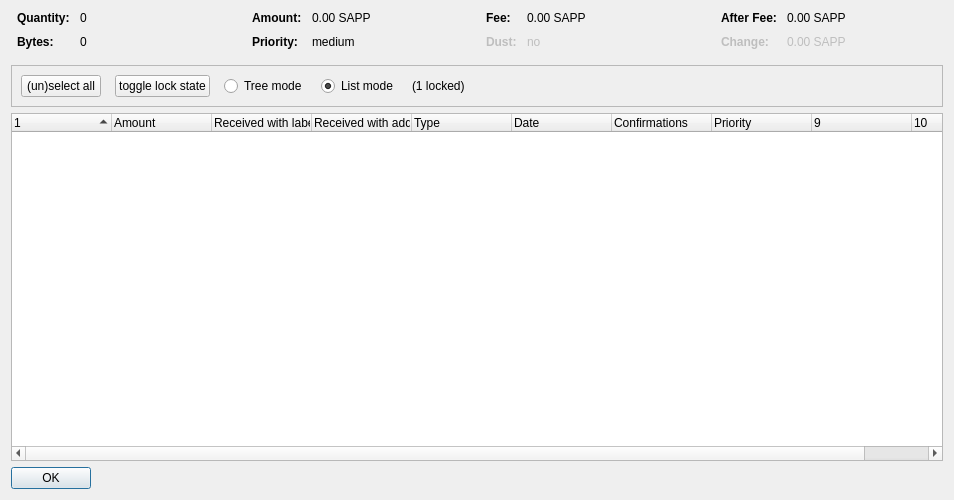
<?xml version="1.0" encoding="UTF-8"?>
<ui version="4.0">
 <class>CoinControlDialog</class>
 <widget class="QDialog" name="CoinControlDialog">
  <property name="geometry">
   <rect>
    <x>0</x>
    <y>0</y>
    <width>954</width>
    <height>500</height>
   </rect>
  </property>
  <property name="windowTitle">
   <string>Coin Selection</string>
  </property>
  <layout class="QVBoxLayout" name="verticalLayout">
   <item>
    <layout class="QHBoxLayout" name="horizontalLayoutTop" stretch="0,0,0,0">
     <property name="topMargin">
      <number>0</number>
     </property>
     <property name="bottomMargin">
      <number>10</number>
     </property>
     <item>
      <layout class="QFormLayout" name="formLayoutCoinControl1">
       <property name="horizontalSpacing">
        <number>10</number>
       </property>
       <property name="verticalSpacing">
        <number>10</number>
       </property>
       <property name="leftMargin">
        <number>6</number>
       </property>
       <property name="rightMargin">
        <number>6</number>
       </property>
       <item row="0" column="0">
        <widget class="QLabel" name="labelCoinControlQuantityText">
         <property name="font">
          <font>
           <weight>75</weight>
           <bold>true</bold>
          </font>
         </property>
         <property name="text">
          <string>Quantity:</string>
         </property>
        </widget>
       </item>
       <item row="0" column="1">
        <widget class="QLabel" name="labelCoinControlQuantity">
         <property name="cursor">
          <cursorShape>IBeamCursor</cursorShape>
         </property>
         <property name="contextMenuPolicy">
          <enum>Qt::ActionsContextMenu</enum>
         </property>
         <property name="text">
          <string notr="true">0</string>
         </property>
         <property name="textInteractionFlags">
          <set>Qt::LinksAccessibleByMouse|Qt::TextSelectableByKeyboard|Qt::TextSelectableByMouse</set>
         </property>
        </widget>
       </item>
       <item row="1" column="0">
        <widget class="QLabel" name="labelCoinControlBytesText">
         <property name="font">
          <font>
           <weight>75</weight>
           <bold>true</bold>
          </font>
         </property>
         <property name="text">
          <string>Bytes:</string>
         </property>
        </widget>
       </item>
       <item row="1" column="1">
        <widget class="QLabel" name="labelCoinControlBytes">
         <property name="cursor">
          <cursorShape>IBeamCursor</cursorShape>
         </property>
         <property name="contextMenuPolicy">
          <enum>Qt::ActionsContextMenu</enum>
         </property>
         <property name="text">
          <string notr="true">0</string>
         </property>
         <property name="textInteractionFlags">
          <set>Qt::LinksAccessibleByMouse|Qt::TextSelectableByKeyboard|Qt::TextSelectableByMouse</set>
         </property>
        </widget>
       </item>
      </layout>
     </item>
     <item>
      <layout class="QFormLayout" name="formLayoutCoinControl2">
       <property name="horizontalSpacing">
        <number>10</number>
       </property>
       <property name="verticalSpacing">
        <number>10</number>
       </property>
       <property name="leftMargin">
        <number>6</number>
       </property>
       <property name="rightMargin">
        <number>6</number>
       </property>
       <item row="0" column="0">
        <widget class="QLabel" name="labelCoinControlAmountText">
         <property name="font">
          <font>
           <weight>75</weight>
           <bold>true</bold>
          </font>
         </property>
         <property name="text">
          <string>Amount:</string>
         </property>
        </widget>
       </item>
       <item row="0" column="1">
        <widget class="QLabel" name="labelCoinControlAmount">
         <property name="cursor">
          <cursorShape>IBeamCursor</cursorShape>
         </property>
         <property name="contextMenuPolicy">
          <enum>Qt::ActionsContextMenu</enum>
         </property>
         <property name="text">
          <string notr="true">0.00 SAPP</string>
         </property>
         <property name="textInteractionFlags">
          <set>Qt::LinksAccessibleByMouse|Qt::TextSelectableByKeyboard|Qt::TextSelectableByMouse</set>
         </property>
        </widget>
       </item>
       <item row="1" column="0">
        <widget class="QLabel" name="labelCoinControlPriorityText">
         <property name="font">
          <font>
           <weight>75</weight>
           <bold>true</bold>
          </font>
         </property>
         <property name="text">
          <string>Priority:</string>
         </property>
        </widget>
       </item>
       <item row="1" column="1">
        <widget class="QLabel" name="labelCoinControlPriority">
         <property name="cursor">
          <cursorShape>IBeamCursor</cursorShape>
         </property>
         <property name="contextMenuPolicy">
          <enum>Qt::ActionsContextMenu</enum>
         </property>
         <property name="text">
          <string>medium</string>
         </property>
         <property name="textInteractionFlags">
          <set>Qt::LinksAccessibleByMouse|Qt::TextSelectableByKeyboard|Qt::TextSelectableByMouse</set>
         </property>
        </widget>
       </item>
      </layout>
     </item>
     <item>
      <layout class="QFormLayout" name="formLayoutCoinControl3">
       <property name="horizontalSpacing">
        <number>10</number>
       </property>
       <property name="verticalSpacing">
        <number>10</number>
       </property>
       <property name="leftMargin">
        <number>6</number>
       </property>
       <property name="rightMargin">
        <number>6</number>
       </property>
       <item row="0" column="0">
        <widget class="QLabel" name="labelCoinControlFeeText">
         <property name="font">
          <font>
           <weight>75</weight>
           <bold>true</bold>
          </font>
         </property>
         <property name="text">
          <string>Fee:</string>
         </property>
        </widget>
       </item>
       <item row="0" column="1">
        <widget class="QLabel" name="labelCoinControlFee">
         <property name="cursor">
          <cursorShape>IBeamCursor</cursorShape>
         </property>
         <property name="contextMenuPolicy">
          <enum>Qt::ActionsContextMenu</enum>
         </property>
         <property name="text">
          <string notr="true">0.00 SAPP</string>
         </property>
         <property name="textInteractionFlags">
          <set>Qt::LinksAccessibleByMouse|Qt::TextSelectableByKeyboard|Qt::TextSelectableByMouse</set>
         </property>
        </widget>
       </item>
       <item row="1" column="0">
        <widget class="QLabel" name="labelCoinControlLowOutputText">
         <property name="enabled">
          <bool>false</bool>
         </property>
         <property name="font">
          <font>
           <weight>75</weight>
           <bold>true</bold>
          </font>
         </property>
         <property name="text">
          <string>Dust:</string>
         </property>
        </widget>
       </item>
       <item row="1" column="1">
        <widget class="QLabel" name="labelCoinControlLowOutput">
         <property name="enabled">
          <bool>false</bool>
         </property>
         <property name="cursor">
          <cursorShape>IBeamCursor</cursorShape>
         </property>
         <property name="contextMenuPolicy">
          <enum>Qt::ActionsContextMenu</enum>
         </property>
         <property name="text">
          <string>no</string>
         </property>
         <property name="textInteractionFlags">
          <set>Qt::LinksAccessibleByMouse|Qt::TextSelectableByKeyboard|Qt::TextSelectableByMouse</set>
         </property>
        </widget>
       </item>
      </layout>
     </item>
     <item>
      <layout class="QFormLayout" name="formLayoutCoinControl4">
       <property name="horizontalSpacing">
        <number>10</number>
       </property>
       <property name="verticalSpacing">
        <number>10</number>
       </property>
       <property name="leftMargin">
        <number>6</number>
       </property>
       <property name="rightMargin">
        <number>6</number>
       </property>
       <item row="0" column="0">
        <widget class="QLabel" name="labelCoinControlAfterFeeText">
         <property name="font">
          <font>
           <weight>75</weight>
           <bold>true</bold>
          </font>
         </property>
         <property name="text">
          <string>After Fee:</string>
         </property>
        </widget>
       </item>
       <item row="0" column="1">
        <widget class="QLabel" name="labelCoinControlAfterFee">
         <property name="cursor">
          <cursorShape>IBeamCursor</cursorShape>
         </property>
         <property name="contextMenuPolicy">
          <enum>Qt::ActionsContextMenu</enum>
         </property>
         <property name="text">
          <string notr="true">0.00 SAPP</string>
         </property>
         <property name="textInteractionFlags">
          <set>Qt::LinksAccessibleByMouse|Qt::TextSelectableByKeyboard|Qt::TextSelectableByMouse</set>
         </property>
        </widget>
       </item>
       <item row="1" column="0">
        <widget class="QLabel" name="labelCoinControlChangeText">
         <property name="enabled">
          <bool>false</bool>
         </property>
         <property name="font">
          <font>
           <weight>75</weight>
           <bold>true</bold>
          </font>
         </property>
         <property name="text">
          <string>Change:</string>
         </property>
        </widget>
       </item>
       <item row="1" column="1">
        <widget class="QLabel" name="labelCoinControlChange">
         <property name="enabled">
          <bool>false</bool>
         </property>
         <property name="cursor">
          <cursorShape>IBeamCursor</cursorShape>
         </property>
         <property name="contextMenuPolicy">
          <enum>Qt::ActionsContextMenu</enum>
         </property>
         <property name="text">
          <string notr="true">0.00 SAPP</string>
         </property>
         <property name="textInteractionFlags">
          <set>Qt::LinksAccessibleByMouse|Qt::TextSelectableByKeyboard|Qt::TextSelectableByMouse</set>
         </property>
        </widget>
       </item>
      </layout>
     </item>
    </layout>
   </item>
   <item>
    <widget class="QFrame" name="frame">
     <property name="minimumSize">
      <size>
       <width>0</width>
       <height>40</height>
      </size>
     </property>
     <property name="frameShape">
      <enum>QFrame::StyledPanel</enum>
     </property>
     <property name="frameShadow">
      <enum>QFrame::Sunken</enum>
     </property>
     <layout class="QHBoxLayout" name="horizontalLayout">
      <item>
       <layout class="QHBoxLayout" name="horizontalLayoutPanel" stretch="0,0,0,0,0,0">
        <property name="spacing">
         <number>14</number>
        </property>
        <item>
         <widget class="QPushButton" name="pushButtonSelectAll">
          <property name="sizePolicy">
           <sizepolicy hsizetype="Maximum" vsizetype="Fixed">
            <horstretch>0</horstretch>
            <verstretch>0</verstretch>
           </sizepolicy>
          </property>
          <property name="text">
           <string>(un)select all</string>
          </property>
          <property name="autoDefault">
           <bool>false</bool>
          </property>
         </widget>
        </item>
        <item>
         <widget class="QPushButton" name="pushButtonToggleLock">
          <property name="sizePolicy">
           <sizepolicy hsizetype="Maximum" vsizetype="Fixed">
            <horstretch>0</horstretch>
            <verstretch>0</verstretch>
           </sizepolicy>
          </property>
          <property name="text">
           <string>toggle lock state</string>
          </property>
          <property name="autoDefault">
           <bool>false</bool>
          </property>
         </widget>
        </item>
        <item>
         <widget class="QRadioButton" name="radioTreeMode">
          <property name="sizePolicy">
           <sizepolicy hsizetype="Maximum" vsizetype="Fixed">
            <horstretch>0</horstretch>
            <verstretch>0</verstretch>
           </sizepolicy>
          </property>
          <property name="text">
           <string>Tree mode</string>
          </property>
         </widget>
        </item>
        <item>
         <widget class="QRadioButton" name="radioListMode">
          <property name="sizePolicy">
           <sizepolicy hsizetype="Maximum" vsizetype="Fixed">
            <horstretch>0</horstretch>
            <verstretch>0</verstretch>
           </sizepolicy>
          </property>
          <property name="text">
           <string>List mode</string>
          </property>
          <property name="checked">
           <bool>true</bool>
          </property>
         </widget>
        </item>
        <item>
         <widget class="QLabel" name="labelLocked">
          <property name="text">
           <string>(1 locked)</string>
          </property>
         </widget>
        </item>
        <item>
         <spacer name="horizontalSpacer">
          <property name="orientation">
           <enum>Qt::Horizontal</enum>
          </property>
          <property name="sizeHint" stdset="0">
           <size>
            <width>40</width>
            <height>20</height>
           </size>
          </property>
         </spacer>
        </item>
       </layout>
      </item>
     </layout>
    </widget>
   </item>
   <item>
    <widget class="CoinControlTreeWidget" name="treeWidget">
     <property name="contextMenuPolicy">
      <enum>Qt::CustomContextMenu</enum>
     </property>
     <property name="sortingEnabled">
      <bool>false</bool>
     </property>
     <property name="columnCount">
      <number>10</number>
     </property>
     <attribute name="headerShowSortIndicator" stdset="0">
      <bool>true</bool>
     </attribute>
     <attribute name="headerStretchLastSection">
      <bool>false</bool>
     </attribute>
     <column>
      <property name="text">
       <string/>
      </property>
     </column>
     <column>
      <property name="text">
       <string>Amount</string>
      </property>
     </column>
     <column>
      <property name="text">
       <string>Received with label</string>
      </property>
     </column>
     <column>
      <property name="text">
       <string>Received with address</string>
      </property>
     </column>
     <column>
      <property name="text">
       <string>Type</string>
      </property>
     </column>
     <column>
      <property name="text">
       <string>Date</string>
      </property>
     </column>
     <column>
      <property name="text">
       <string>Confirmations</string>
      </property>
      <property name="toolTip">
       <string>Confirmed</string>
      </property>
     </column>
     <column>
      <property name="text">
       <string>Priority</string>
      </property>
     </column>
     <column>
      <property name="text">
       <string/>
      </property>
     </column>
     <column>
      <property name="text">
       <string/>
      </property>
     </column>
    </widget>
   </item>
   <item>
    <widget class="QDialogButtonBox" name="buttonBox">
     <property name="sizePolicy">
      <sizepolicy hsizetype="Maximum" vsizetype="Fixed">
       <horstretch>0</horstretch>
       <verstretch>0</verstretch>
      </sizepolicy>
     </property>
     <property name="orientation">
      <enum>Qt::Horizontal</enum>
     </property>
     <property name="standardButtons">
      <set>QDialogButtonBox::Ok</set>
     </property>
    </widget>
   </item>
  </layout>
 </widget>
 <customwidgets>
  <customwidget>
   <class>CoinControlTreeWidget</class>
   <extends>QTreeWidget</extends>
   <header>coincontroltreewidget.h</header>
  </customwidget>
 </customwidgets>
 <resources/>
 <connections/>
</ui>
